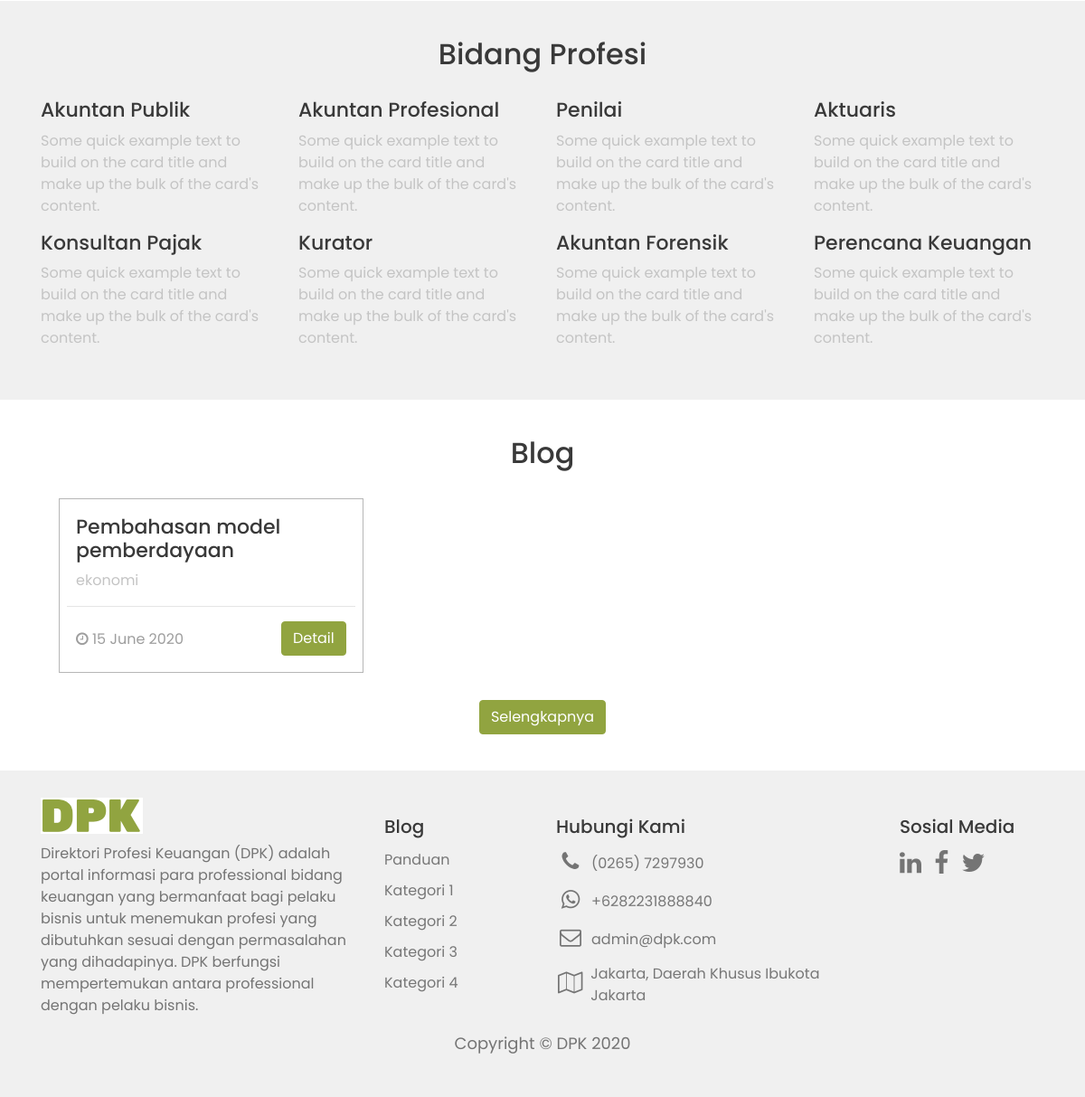
Before: / (lower part) with the older database file.
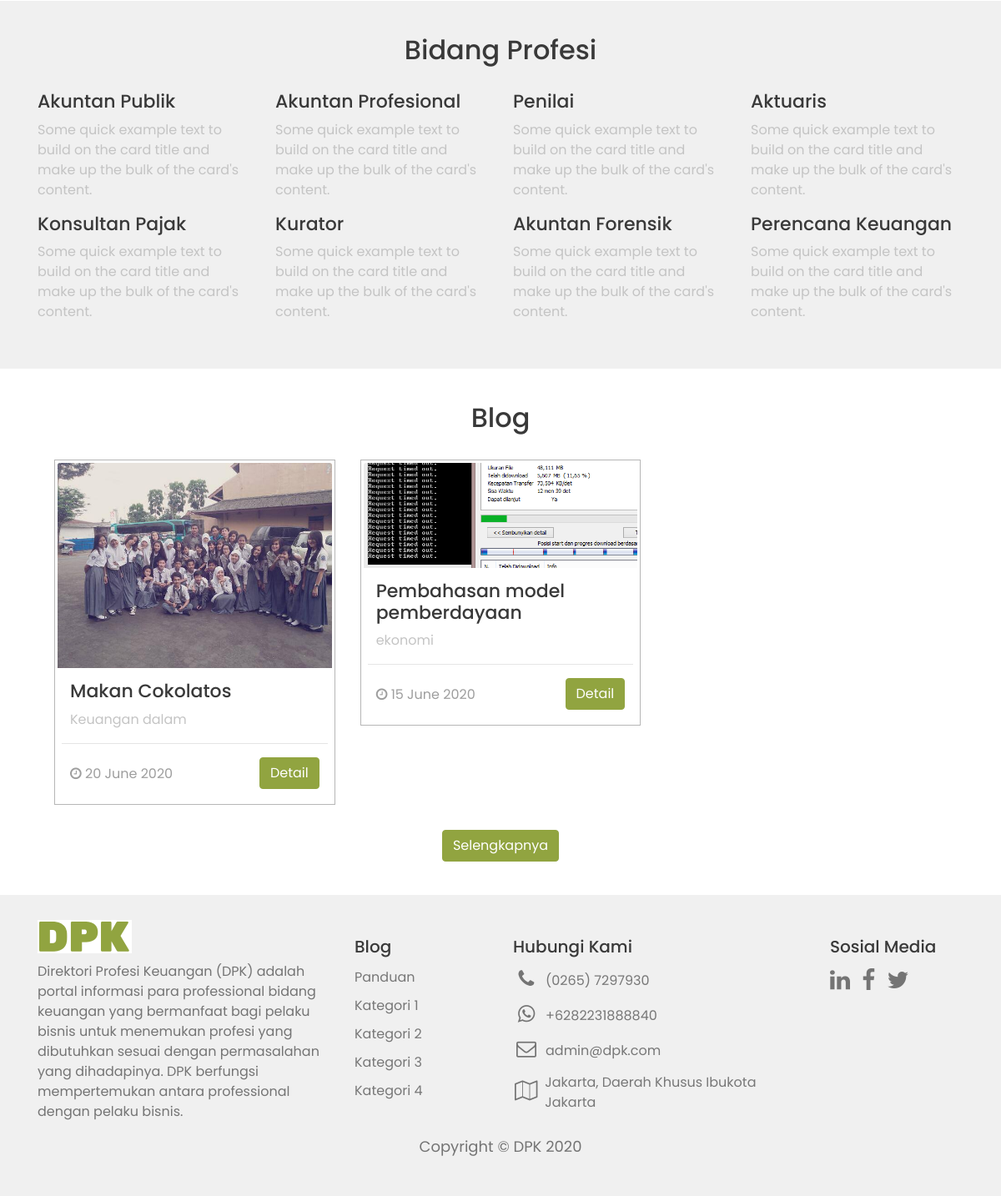
After: the same page with the newer database file.
### tables this page shows
CREATE TABLE `artikel` (
  `id_artikel` int(20) NOT NULL,
  `judul_artikel` varchar(150) NOT NULL,
  `gambar_artikel` varchar(250) NOT NULL,
  `expert_artikel` text NOT NULL,
  `detail_artikel` text NOT NULL,
  `id_user` int(20) NOT NULL,
  `id_kategori_artikel` int(20) NOT NULL,
  `slug_artikel` varchar(160) NOT NULL,
  `status_artikel` int(20) NOT NULL,
  `tgl_publish` date NOT NULL,
  `created` timestamp NOT NULL DEFAULT CURRENT_TIMESTAMP
);

CREATE TABLE `kategori_artikel` (
  `id_kategori_artikel` int(20) NOT NULL,
  `nama_kategori_artikel` varchar(150) NOT NULL,
  `slug_kategori_artikel` varchar(160) NOT NULL,
  `created` timestamp NOT NULL DEFAULT CURRENT_TIMESTAMP ON UPDATE CURRENT_TIMESTAMP
);

### application/views/layout/main.php (called while the page is built)
<?php
if($isi)
{
  $this->load->view($isi);
}
 ?>

### application/controllers/Home.php (called while the page is built, shortened)
<?php
class Home extends CI_Controller {
	public function __construct() {
	    $this->load->model('M_artikel');
	}
	public function index() {
		$artikel = $this->M_artikel->select_artikel_publish();
		$data = array(
			'title' => 'Home DPK',
			'metades' => 'DPK ini aja',
			'isi' 	=> 'index',
			'artikel' =>  $artikel
		);
		$this->load->view("layout/wrapper", $data, false);
	}
}

### index.php (called while the page is built, shortened)
<?php
require_once BASEPATH.'core/CodeIgniter.php';

### application/models/M_artikel.php (called while the page is built, shortened)
<?php
class M_artikel extends CI_Model {
    public function select_artikel_publish() {
		$this->db->select('artikel.*, kategori_artikel.*, user.*');
		$this->db->from('artikel');
      	$this->db->where('status_artikel', '1');
		$this->db->join('user', 'user.id_user = artikel.id_user', 'left');
		$this->db->join('kategori_artikel', 'kategori_artikel.id_kategori_artikel = artikel.id_kategori_artikel', 'left');
		$this->db->order_by('id_artikel', 'DESC');
      	$query  = $this->db->get();
     	 return $query->result();
    }
}

### application/views/index.php (the view, shortened to what this page needs)
<div id="profesi">
  <div class="container">
    <div class="row">
      <div class="col-md-12">
        <h2 class="titleh2">Bidang Profesi</h2>
      </div>
      <div class="col-md-3">
        <h3 class="titleh3">Akuntan Publik</h3>
        <p class="description-profesi">Some quick example text to build on the card title and make up the bulk of the card's content. </p>
      </div>
      <div class="col-md-3">
        <h3 class="titleh3">Akuntan Profesional</h3>
        <p class="description-profesi">Some quick example text to build on the card title and make up the bulk of the card's content. </p>
      </div>
      <div class="col-md-3">
        <h3 class="titleh3">Penilai</h3>
        <p class="description-profesi">Some quick example text to build on the card title and make up the bulk of the card's content. </p>
      </div>
      <div class="col-md-3">
        <h3 class="titleh3">Aktuaris</h3>
        <p class="description-profesi">Some quick example text to build on the card title and make up the bulk of the card's content. </p>
      </div>
      <div class="col-md-3">
        <h3 class="titleh3">Konsultan Pajak</h3>
        <p class="description-profesi">Some quick example text to build on the card title and make up the bulk of the card's content. </p>
      </div>
      <div class="col-md-3">
        <h3 class="titleh3">Kurator</h3>
        <p class="description-profesi">Some quick example text to build on the card title and make up the bulk of the card's content. </p>
      </div>
      <div class="col-md-3">
        <h3 class="titleh3">Akuntan Forensik</h3>
        <p class="description-profesi">Some quick example text to build on the card title and make up the bulk of the card's content. </p>
      </div>
      <div class="col-md-3">
        <h3 class="titleh3">Perencana Keuangan</h3>
        <p class="description-profesi">Some quick example text to build on the card title and make up the bulk of the card's content. </p>
      </div>
    </div>
  </div>
</div>
<div id="blog">
  <div class="container">
    <div class="row">
      <div class="col-md-12">
        <h2 class="titleh2">Blog</h2>
      </div>
    <?php foreach ($artikel as $artikel): ?>
      <div class="col-md-4">
        <div class="card">
          <img src="<?php echo base_url().'img/img_artikel/'.$artikel->gambar_artikel ?>" class="card-img-top" alt="">
          <div class="card-body">
            <h3 class="titleh3"><?php echo $artikel->judul_artikel; ?></h3>
            <p class="card-text"><?php echo $artikel->nama_kategori_artikel; ?></p>
            <hr>
            <div class="float-left date">
              <i class="fa fa-clock-o"></i> <?php $date=date_create($artikel->tgl_publish); echo date_format($date, 'd F Y'); ?>
            </div>
            <div class="float-right det">
              <a href="<?php echo base_url('detail/blog/'.$artikel->slug_artikel) ?>"><button type="button" class="btn btn-success c">Detail</button></a>
            </div>
          </div>
        </div>
      </div>
    <?php endforeach ?>
      <div class="col-md-12">
        <center><a href="<?php echo base_url('blog') ?>"><button type="button" class="btn btn-success c">Selengkapnya</button></a></center>
      </div>
    </div>
  </div>
</div>

Changed rows visible on the page:
added artikel: gambar_artikel (picture), judul_artikel "Makan Cokolatos", id_kategori_artikel.nama_kategori_artikel "Keuangan dalam", tgl_publish "20 June 2020"
changed artikel "Pembahasan model pemberdayaan": gambar_artikel: picture added
